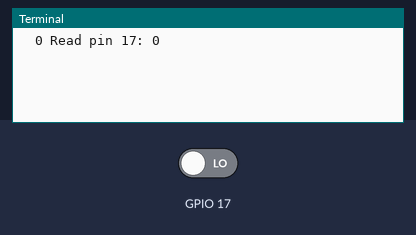
This program was run on a simulated Raspberry Pi (BCM pin numbers), started with the argument 17. Parts: the last lines printed to the terminal. The inputs (shaded band) are chosen by the test bench; at power-on: GPIO 17 LOW.

Above: at 1.2 s.
1.3 s: GPIO 17 driven HIGH
At 3.0 s:
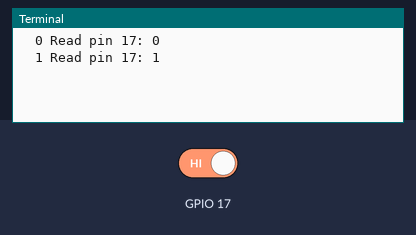
4.0 s: GPIO 17 driven LOW
At 4.5 s:
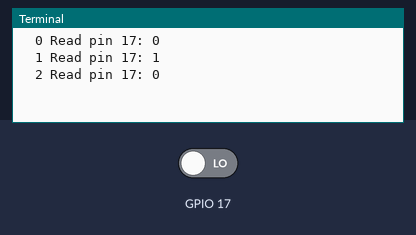
Timing chart, 0 to 7.0 s (numbered marks = the images above; inputs shaded):
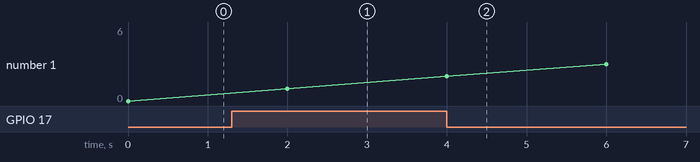

Measured:
- after the input at 1.3 s, the terminal: prints a new line after 0.70 s (image 1)
- after the input at 4.0 s, the terminal: prints a new line at once (image 2)

The program:

readPin.py
```python
#!/usr/bin/python

# importing modules
import RPi.GPIO as GPIO
import time
import argparse

def handleCmdArgs():
    ''' handles command line arguments
    '''
    parser = argparse.ArgumentParser()
    parser.add_argument("pin", help="BCM pin number to read from", type=int)
    parser.add_argument("--waittime", help="wait time in seconds between toggle", type=int, default=2)

    args = parser.parse_args()
    return args

def setupGpio( pinNo ):
    ''' Sets parameters for the IOs
    '''

    # set the pin numbering scheme
    GPIO.setmode(GPIO.BCM)

    # set pin for output
    GPIO.setup( pinNo, GPIO.IN )

def cleanupGpio():
    ''' code to ensure that the IO ports are in a good state after
        the program is run
    '''
    GPIO.cleanup()

def printPinValueLoop( pinNo, waitTime ):
    ''' loops forever and shows current value of the input pin
    '''
    # count is a counter to make ouput look nice
    count = 0

    # loop forever
    while (True):
        val = GPIO.input( pinNo )
        print "%3d Read pin %d: %d"%(count, pinNo, val )
        time.sleep( waitTime )
        count = count +1

def readPin( pinNo, waitTime=2 ):
    ''' Reads the specified pin a given intervals and outputs
        the result on the terminal
        pinNo: the BCM numbered pin to use
        waitTime: the time in seconds between toggling
        '''

    setupGpio( pinNo )

    # to catch ctrl+c in a nice way
    try:
        printPinValueLoop( pinNo, waitTime )
    except KeyboardInterrupt:
        print "Done"

    cleanupGpio()

# run if this is the "main" program (as opposed to included as module)
if __name__ == "__main__":
        config = handleCmdArgs()
        readPin( config.pin, config.waittime )
```
